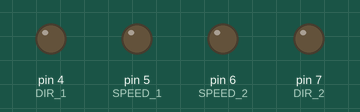
This sketch was run on a simulated Arduino Uno, built with avr-gcc and run on an emulated ATmega328P. Shown: output pins drawn as LEDs (lit = HIGH).

Above: at 0.5 s.
At 1.5 s:
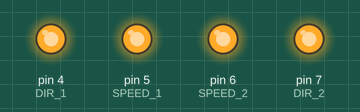
At 2.5 s:
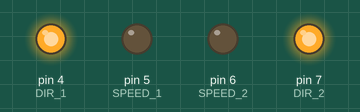
At 3.3 s:
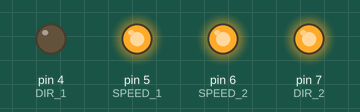
Timing chart, 0 to 4.1 s (numbered marks = the images above):
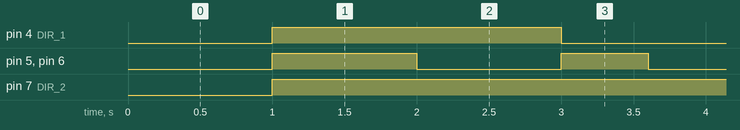

The sketch:

stateMachine0327.ino
```cpp
#define SPEED_1      5
#define DIR_1        4
#define SPEED_2      6
#define DIR_2        7

void setup() {
  for (int i = 4; i < 8; i++) {
    pinMode(i, OUTPUT);
  }
}


void loop() {
  // put your main code here, to run repeatedly:
  stop();
  delay(1000);
  move_forward(255);
  delay(1000);
  stop();
  delay(1000);
  rotate_right(255);
  delay(600);
}


void move_forward(int car_speed) {
	digitalWrite(DIR_1, HIGH);
	digitalWrite(DIR_2, HIGH);
	analogWrite(SPEED_1, car_speed);
	analogWrite(SPEED_2, car_speed);
}

void move_back(int car_speed) {
	digitalWrite(DIR_1, LOW);
	digitalWrite(DIR_2, LOW);
	analogWrite(SPEED_1, car_speed);
	analogWrite(SPEED_2, car_speed);
}

void stop() {
	analogWrite(SPEED_1, 0);
	analogWrite(SPEED_2, 0);
}

void rotate_right(int car_speed) {
	digitalWrite(DIR_1, LOW);
	digitalWrite(DIR_2, HIGH);
	analogWrite(SPEED_1, car_speed);
	analogWrite(SPEED_2, car_speed);
}

void left_right(int car_speed) {
	digitalWrite(DIR_1, HIGH);
	digitalWrite(DIR_2, LOW);
	analogWrite(SPEED_1, car_speed);
	analogWrite(SPEED_2, car_speed);
}

void turn_right(int car_speed, float stepness) {

	if (stepness > 1) {
		stepness = 1;
	} else if (stepness < 0) {
		stepness = 0;
	}

	digitalWrite(DIR_1, HIGH);
	digitalWrite(DIR_2, HIGH);
	analogWrite(SPEED_1, car_speed * stepness);
	analogWrite(SPEED_2, car_speed);
}

void turn_left(int car_speed, float stepness) {

	if (stepness > 1) {
		stepness = 1;
	} else if (stepness < 0) {
		stepness = 0;
	}


	digitalWrite(DIR_1, HIGH);
	digitalWrite(DIR_2, HIGH);
	analogWrite(SPEED_1, car_speed);
	analogWrite(SPEED_2, car_speed * stepness);
}
```

Measured:
- by itself, pin 4 (DIR_1): alternates HIGH for 2.0 s and LOW for 1.6 s
- by itself, pin 5 (SPEED_1), pin 6 (SPEED_2): repeats every 3.6 s: LOW 1.0 s, HIGH 0.60 s, LOW 1.0 s, HIGH 1.0 s
- by itself, pin 7 (DIR_2): LOW → HIGH at 1.0 s
